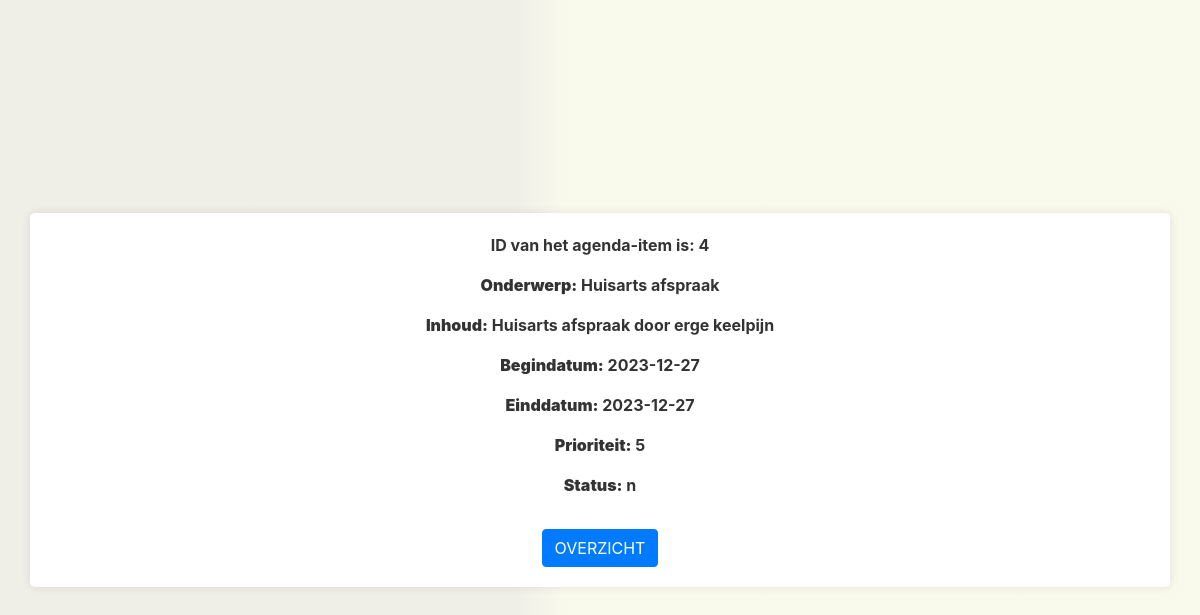
Screenshot of /PHP/detail.php?id=4 (signed in) with the database file from the repository.
### tables this page shows
CREATE TABLE `crud_agenda` (
  `ID` int(11) NOT NULL COMMENT 'De key, auto nummering',
  `Onderwerp` varchar(30) NOT NULL COMMENT 'Titel',
  `Inhoud` text NOT NULL COMMENT 'Wat moet er allemaal gebeuren?',
  `Begindatum` date NOT NULL COMMENT 'Standaard de dag van vandaag',
  `Einddatum` date NOT NULL COMMENT 'Alleen datum, geen tijd',
  `Prioriteit` tinyint(4) NOT NULL COMMENT 'van 1 tot 5',
  `Status` enum('n','b','a') NOT NULL COMMENT '''niet begonnen'', ''bezig'', ''afgerond'''
);

### PHP/detail.php (the view, shortened to what this page needs)
<!DOCTYPE html>
<html>
<head>
    <link rel="stylesheet" href="../CSS/detail.css">
    <link href="https://stackpath.bootstrapcdn.com/bootstrap/4.3.1/css/bootstrap.min.css" rel="stylesheet">
</head>
<body class="d-flex justify-content-center align-items-center vh-100">
<div class="container text-center">
<?php
require 'config.php';
$id = $_GET['id'];
echo "<p><strong style='color: #333;'>ID van het agenda-item is: " . $id . "</p>";
$query = "SELECT * FROM crud_agenda WHERE ID = " . $id;
$result = mysqli_query($mysqli, $query);
if (mysqli_num_rows($result) > 0) {
    $item = mysqli_fetch_assoc($result);
    echo "<p><strong style='color: #333;'>Onderwerp:</strong> " . $item['Onderwerp'] . "</p>";
    echo "<p><strong style='color: #333;'>Inhoud:</strong> " . $item['Inhoud'] . "</p>";
    echo "<p><strong style='color: #333;'>Begindatum:</strong> " . $item['Begindatum'] . "</p>";
    echo "<p><strong style='color: #333;'>Einddatum:</strong> " . $item['Einddatum'] . "</p>";
    echo "<p><strong style='color: #333;'>Prioriteit:</strong> " . $item['Prioriteit'] . "</p>";
    echo "<p><strong style='color: #333;'>Status:</strong> " . $item['Status'] . "</p>";
} else {
    echo "Er is geen record met ID: " . $id . "<br/>";
}
?>
<a href='toonagenda.php' class='btn btn-primary mt-3'>OVERZICHT</a>
</div>
</body>
</html>

### CSS/detail.css (style rules this page uses)
body { font-family: 'Roboto', sans-serif; margin: 0; padding: 20px; background: rgb(217,217,198); background: linear-gradient(90deg, rgba(217,217,198,0.4149860627844888) 43%, rgba(240,240,208,0.4149860627844888) 47%); }
.container { max-width: 600px; margin: auto; padding: 20px; background-color: #fff; border-radius: 5px; box-shadow: 0 0 10px rgba(0, 0, 0, 0.1); }
a { color: #007bff; text-decoration: none; }

### rows the page displays
crud_agenda: Onderwerp "Huisarts afspraak", Inhoud "Huisarts afspraak door erge keelpijn", Begindatum "2023-12-27", Einddatum "2023-12-27", Prioriteit "5", Status "n"

### other values shown
$id "4"
